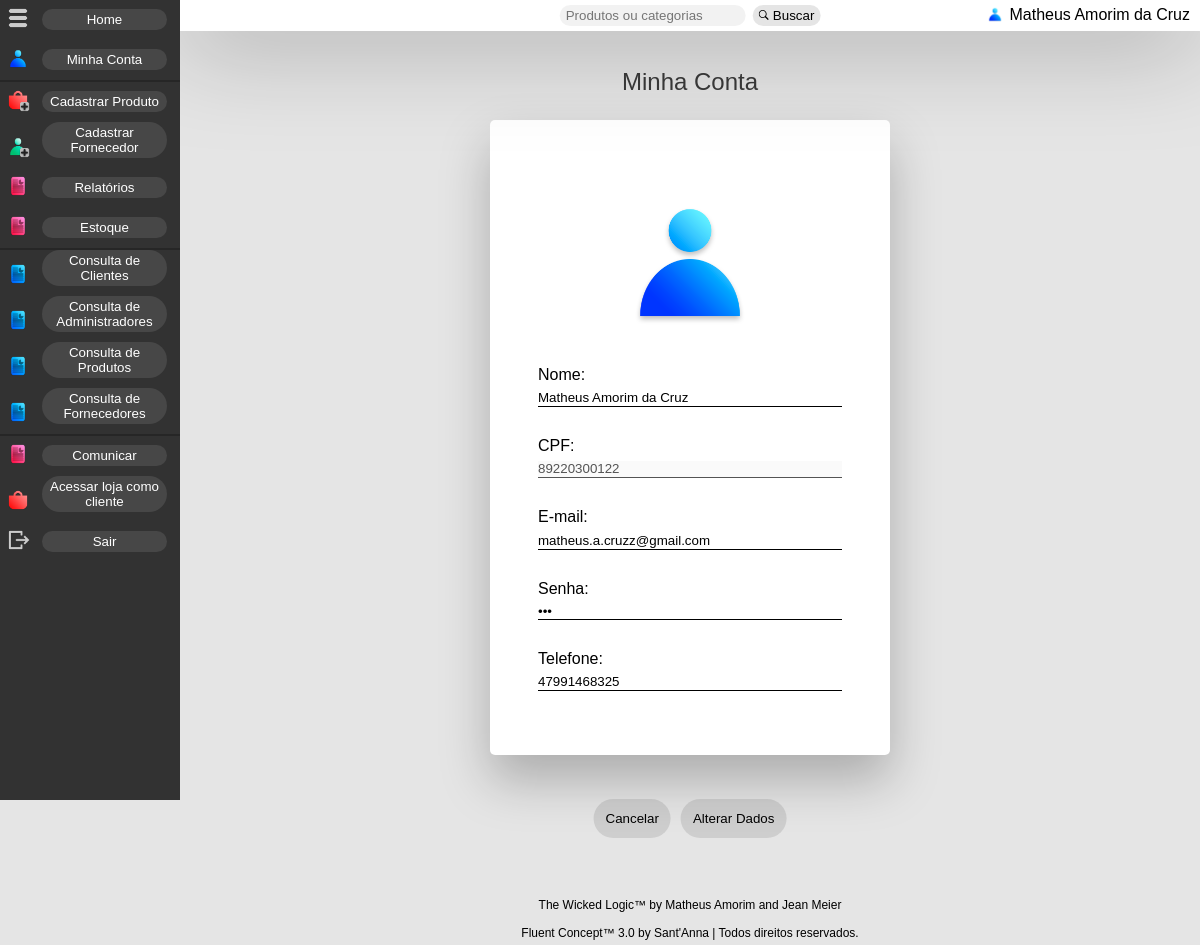
Page /sa/alterar_dados_administradores.php (signed in) on the committed database.
### tables this page shows
CREATE TABLE `tb_administradores` (
  `id_administradores` int(10) UNSIGNED NOT NULL,
  `nome_administradores` varchar(161) NOT NULL,
  `cpf_administradores` varchar(15) NOT NULL,
  `email_administradores` varchar(345) NOT NULL,
  `senha_administradores` varchar(14) NOT NULL,
  `telefone_administradores` varchar(16) NOT NULL,
  `tb_imagens_id_imagens` int(10) UNSIGNED DEFAULT NULL
);

### sa/alterar_dados_administradores.php (the view, shortened to what this page needs)
<?php
         require_once 'funcoes/conexao.php';
		 mysqli_query($conexao,"set names 'utf8'");
		 $login_admin =  $_SESSION['cpf_administradores'];
		 $senha_admin =  $_SESSION['senha_administradores'];
		 $SQL = "select id_administradores from tb_administradores where cpf_administradores='$login_admin' AND senha_administradores='$senha_admin'";
		 $result_id = mysqli_query($conexao, $SQL) or die("Erro no banco de dados.");
			$dados = mysqli_fetch_array($result_id);
		    $id =  $dados["id_administradores"];
            $resultado = mysqli_query($conexao, "select nome_administradores, cpf_administradores, email_administradores, senha_administradores, telefone_administradores from tb_administradores where  id_administradores = $id");
            while($registro=mysqli_fetch_array($resultado)){
				$nome_administradores=$registro["nome_administradores"];
                $cpf_administradores=$registro["cpf_administradores"];
                $email_administradores=$registro["email_administradores"];
				$senha_administradores=$registro["senha_administradores"];
                $telefone_administradores=$registro["telefone_administradores"];
			}
 ?>
<!DOCTYPE html>
<html>
<head>
	<link rel="stylesheet" href="css/style-default.css">
</head>
<body>
    <?php include "header_adm.php";?>
	<main>
		<div class="painel">
			<h2>Minha Conta</h2>
			<div class="conteudo-painel">
				<form action="funcoes/editar_administradores.php" method="POST">
					<div class="campo">
						<img src="img/user.png" class="img_upload">
					</div>
					<div class="campo">
						<label for="nome_administradores">Nome:</label>
						<textarea type="text" class="campoTexto"  name="nome_administradores" ><?php echo $nome_administradores ?></textarea>
					</div>
                    <div class="campo">
						<label for="cpf_administradores">CPF:</label>
						<textarea type="text" class="campoTexto"  name="cpf_administradores" disabled><?php echo $cpf_administradores ?></textarea>
					</div>
					<div class="campo">
						<label for="email_administradores">E-mail:</label>
						<textarea type="text" class="campoTexto"  name="email_administradores" ><?php echo $email_administradores ?></textarea>
					</div>
					<div class="campo">
						<label for="senha_administradores">Senha:</label>
						<input type="password" class="campoTexto"  name="senha_administradores"  value=<?php echo $senha_administradores?> />
					</div>
					<div class="campo">
						<label for="telefone_administradores">Telefone:</label>
						<textarea type="text" class="campoTexto"  name="telefone_administradores"  ><?php echo $telefone_administradores ?></textarea>
					</div>
                        </div>
				<div class="buttons">
					<div>
					<button class="voltar" type="button" onclick="window.location.href = 'minha_conta_administradores.php';">Cancelar
					</button>
					</div>
					<div>
						<button class="botao" type="submit">Alterar Dados</button>
					</div>
				</div>
			</div>
        <?php include "footer.php";?>
	</main>
</body>
</html>

### sa/css/style-default.css (style rules this page uses)
* { font-family: Arial, Helvetica, sans-serif; font-weight: normal; padding: 0; margin: 0; list-style: none; text-decoration: none; }
body { background-color: rgba(0, 0, 0, 0.1); }
button { width: auto; background-color: rgba(0, 0, 0, 0.1); border: 0; border-radius: 50px; padding: 3px 6px 3px 6px; }
.buttons { width: max-content; position: relative; display: flex; flex-direction: row; left: 50%; transform: translate(-50%, 0); margin: 24px 0 24px 0; }
.buttons button { padding: 12px; margin: 0 5px; }
.painel { position: relative; z-index: 0; width: 400px; margin: 24px auto 12px auto; display: flex; flex-direction: column; }
.painel h2 { width: max-content; text-align: center; color: rgba(0, 0, 0, 0.75); margin: 5% 0 24px 0; position: relative; left: 50%; transform: translate(-50%, 0); }
.conteudo-painel { padding: 48px; border-radius: 5px; background-color: white; box-shadow: 0 25px 50px rgba(0, 0, 0, 0.25); margin-bottom: 5%; }
.img_upload { width: 50%; display: flex; position: relative; left: 50%; transform: translate(-50%, 0); margin-bottom: 10%; }
.campo { margin-top: 5%; }
.campoTexto { width: 100%; float: left; border: 0; border-bottom: 1px solid; margin-top: 2%; margin-bottom: 5%; }

### sa/alterar_dados_administradores.php (style rules this page uses)
textarea { resize: none; display:block; height: 1rem; }

### sa/header_adm.php (style rules this page uses)
main { margin-left: 180px; padding-top: 24px; }

### rows in the picture
tb_administradores: nome_administradores "Matheus Amorim da Cruz", cpf_administradores "89220300122", email_administradores "matheus.a.cruzz@gmail.com", telefone_administradores "47991468325"

### other values in the picture
$_SESSION['nome_administradores'] "Matheus Amorim da Cruz"
